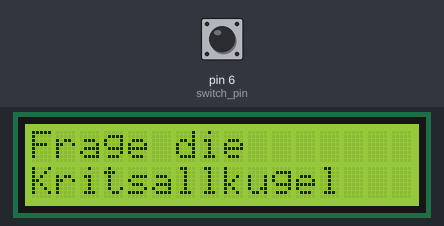
Recording of a sketch running on a simulated Arduino Uno, built with avr-gcc and run on an emulated ATmega328P. On the bench: 16×2 character LCD. The inputs (shaded band) are chosen by the test bench; at power-on: pin 6 (switch_pin) LOW. Random numbers use the default seed unless the sketch sets one.

Above: at 1.2 s.
1.3 s: pin 6 (switch_pin) pulled HIGH for 0.15 s
At 2.9 s:
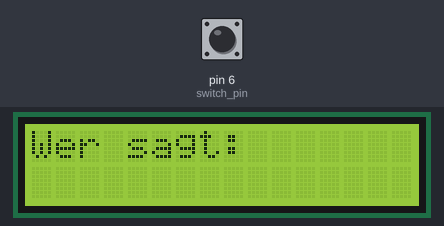
Timing chart, 0 to 4.4 s (numbered marks = the images above; inputs shaded):
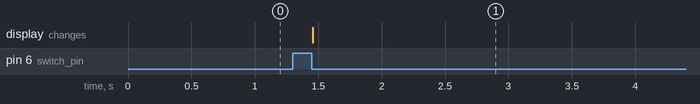

Measured:
- after the input at 1.3 s, the display: changes after 0.16 s (image 1)

The sketch:

LcdSteering.ino
```cpp
/*
 Name:		LcdSteering.ino
 Created:	29.12.2021 21:49:50
 Author:	Stefan
*/

// the setup function runs once when you press reset or power the board
// ReSharper disable CppClangTidyClangDiagnosticSignCompare
#include <LiquidCrystal.h>
constexpr int rs = 12, en = 11, d4 = 5, d5 = 4, d6 = 3, d7 = 2;
constexpr int  switch_pin = 6;

int switchState = 0;
int prevSwitchState = 0;
int reply;
LiquidCrystal lcd(rs, en, d4, d5, d6, d7);
String empty_row = "                ";
int string_length;
char character_sel;
void setup() {
	lcd.begin(16, 2);
	pinMode(switch_pin, INPUT);
	lcd.print("Frage die");
	lcd.setCursor(0, 1);
	lcd.print("Kritsallkugel");
}
void printMarquee(const int line, const String& i_line, LiquidCrystal internal_lcd)
{

	for (int i = 0; i < i_line.length() + 16; i++) {
		for (int j = 0; j < 15; j++) {
			character_sel = empty_row.charAt(j + 1);
			empty_row.setCharAt(j, character_sel);
		}
		character_sel = ' ';
		if (i < i_line.length()) {
			character_sel = i_line.charAt(i);
		}
		empty_row.setCharAt(15, character_sel);
		internal_lcd.setCursor(0, line);
		internal_lcd.print(empty_row);
		delay(250);
	}
}
// the loop function runs over and over again until power down or reset
void loop() {
	switchState = digitalRead(switch_pin);
	if (switchState != prevSwitchState)
	{
		if (switchState == LOW)
		{
			reply = random(8);
			lcd.clear();
			lcd.noAutoscroll();
			lcd.setCursor(0, 0);
			lcd.print("Wer sagt:");
			switch (reply)
			{
			case 0:

				printMarquee(1, "Ja", lcd);
				break;
			case 1:
				printMarquee(1, "Gaaanz bestimmt", lcd);
				break;
			case 2:
				printMarquee(1, "Klar doch", lcd);
				break;
			case 3:
				printMarquee(1, "Ohh nooo", lcd);
				break;
			case 4:
				printMarquee(1, "Unklar", lcd);
				break;
			case 5:
				printMarquee(1, "Verstehe ich nich...", lcd);
				break;
			case 6:
				printMarquee(1, "Wer will das wissen", lcd);
				break;
			case 7:
				printMarquee(1, "Niemals, no never ever", lcd);
				break;
			}
		}
	}
	prevSwitchState = switchState;

}
```
